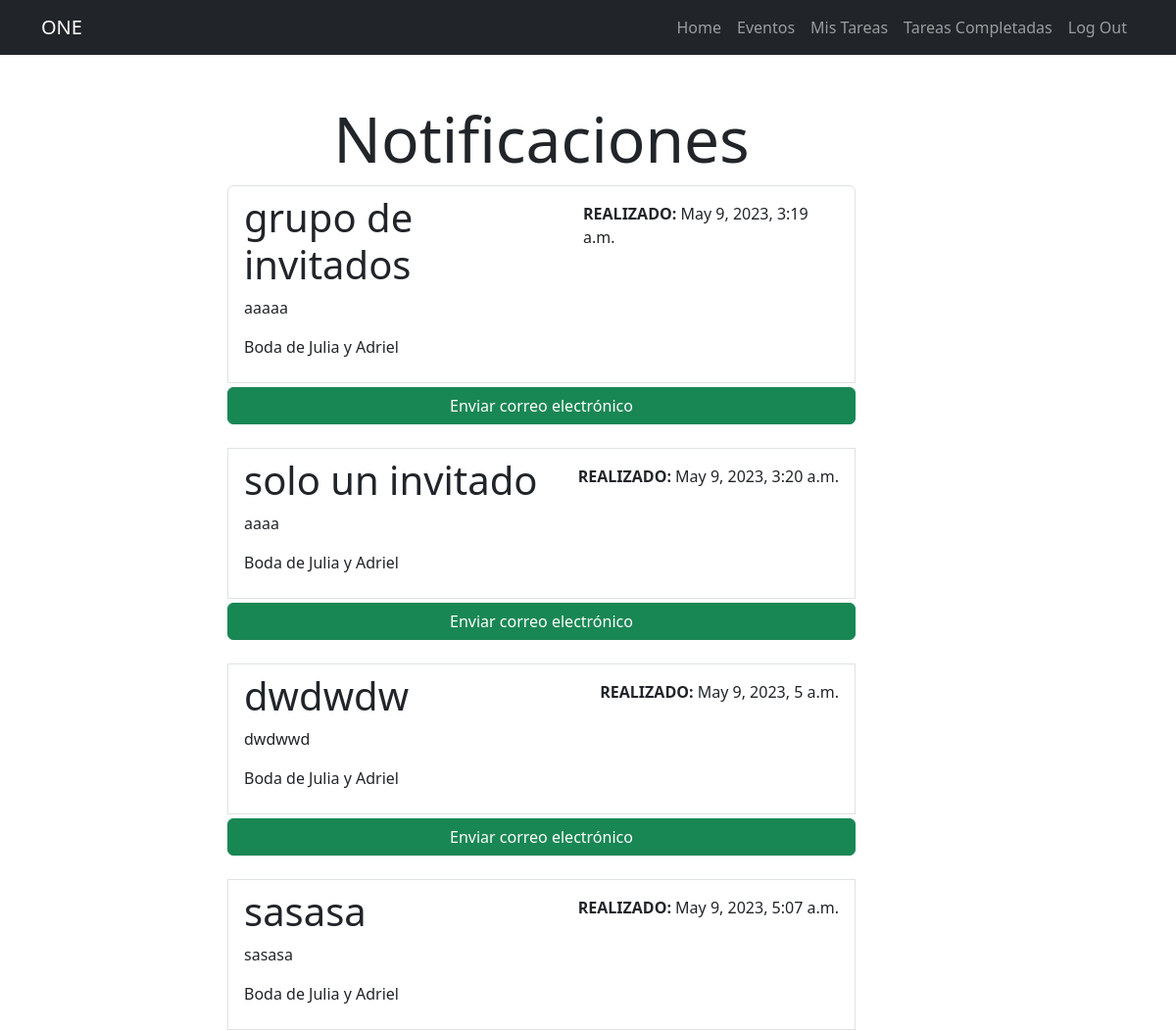
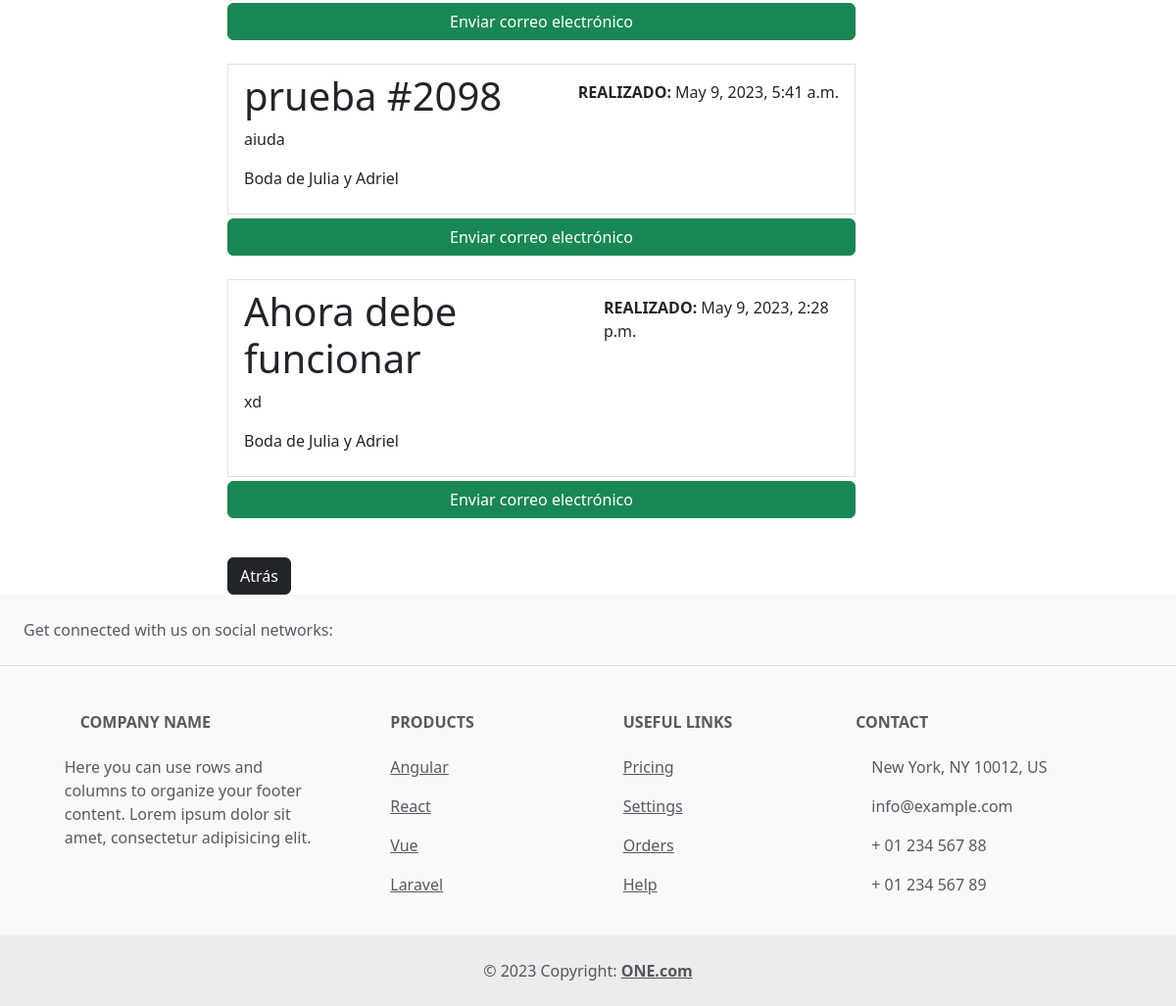
Page /reminders/14/ (signed in) on the committed database (2 pictures, top to bottom).
### reminder/models.py (models this page shows, shortened)
class Reminder (models.Model):
    asunto = models.CharField(max_length=80)
    descripcion = models.TextField(blank=True)
    fechaCreacion = models.DateTimeField(auto_now_add=True)
    user = models.ForeignKey(User, on_delete=models.CASCADE)
    evento = models.ForeignKey(Evento, blank=True , on_delete=models.CASCADE)
    invitado = models.ManyToManyField(Invitado)

### event/models.py (models this page shows, shortened)
class Evento(models.Model):
    nombre = models.CharField(max_length=80)
    descripcion = models.TextField(blank=True)
    fechaCreacion = models.DateTimeField(auto_now_add=True)
    fecha= models.DateField(null = True, blank = True)
    ubicacion = models.CharField(max_length=200)
    user = models.ForeignKey(User, on_delete=models.CASCADE)

### reminder/views.py (the view)
# urls.py: path('reminders/<int:evento_id>/', reminders, name='reminders'),
@login_required
def reminders(request, evento_id):
    reminders = Reminder.objects.filter(evento_id=evento_id)
    return render(request, 'reminders.html', {'reminders': reminders})

### reminder/templates/reminders.html (shortened to what this page needs)
{% extends 'base.html' %}
{% block content%}
<main class="container">
    <div class="row">
        <div class="col-md-7 offset-md-2">
            <h1 class="mt-5 text-center display-3">Notificaciones</h1>
            <ul class="list-group">
                {% for reminder in reminders %}
                <a href="{% url 'reminder_detail' reminder.id reminder.evento.id %}" class="list-group-item">
                    <header class="d-flex justify-content-between">
                        <h1 class="fw-bold-3"> {{reminder.asunto}}</h1>
                        <p class="mt-2"> <strong>  REALIZADO:</strong> {{reminder.fechaCreacion}}</p>
                    </header>
                    <p> {{reminder.descripcion}} </p>
                    <p>{{reminder.evento.nombre}}</p>
                    <a href="{% url 'send_email' reminder.id %} " class="btn btn-success mt-1 mb-4">Enviar correo electrónico</a>
                </a>
                {% endfor %}
            </ul>
            {% if '/invitados/crear/' not in request.path %}
                <form action="{% url 'eventos' %}"  method="POST">
                    <button class="btn btn-dark mt-3" >Atrás</button>
                </form>
            {% endif %}
        </div>
    </div>
</main>
{% endblock %}

### rows in the picture
Reminder: asunto "grupo de invitados", fechaCreacion "May 9, 2023, 3:19 a.m.", descripcion "aaaaa", evento.nombre "Boda de Julia y Adriel"
Reminder: asunto "solo un invitado", fechaCreacion "May 9, 2023, 3:20 a.m.", descripcion "aaaa", evento.nombre "Boda de Julia y Adriel"
Reminder: asunto "dwdwdw", fechaCreacion "May 9, 2023, 5 a.m.", descripcion "dwdwwd", evento.nombre "Boda de Julia y Adriel"
Reminder: asunto "sasasa", fechaCreacion "May 9, 2023, 5:07 a.m.", descripcion "sasasa", evento.nombre "Boda de Julia y Adriel"
Reminder: asunto "prueba #2098", fechaCreacion "May 9, 2023, 5:41 a.m.", descripcion "aiuda", evento.nombre "Boda de Julia y Adriel"
Reminder: asunto "Ahora debe funcionar", fechaCreacion "May 9, 2023, 2:28 p.m.", descripcion "xd", evento.nombre "Boda de Julia y Adriel"
